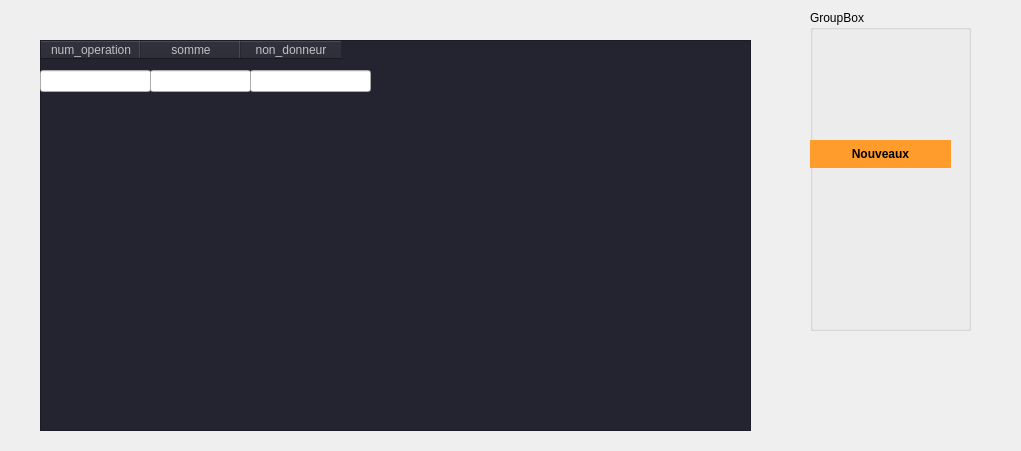
      <widget class="QWidget" name="page_4">
       <property name="geometry">
        <rect>
         <x>0</x>
         <y>0</y>
         <width>1021</width>
         <height>451</height>
        </rect>
       </property>
       <attribute name="icon">
        <iconset>
         <normaloff>../Downloads/icons8-fournisseur-100.png</normaloff>../Downloads/icons8-fournisseur-100.png</iconset>
       </attribute>
       <attribute name="label">
        <string>Ajouter dons financiers</string>
       </attribute>
       <widget class="QTableWidget" name="tableWidget_3">
        <property name="geometry">
         <rect>
          <x>40</x>
          <y>40</y>
          <width>711</width>
          <height>391</height>
         </rect>
        </property>
        <property name="styleSheet">
         <string notr="true">background-color: #232430;
	color: #c1c1c1;
	border-color: #000000;</string>
        </property>
        <column>
         <property name="text">
          <string>num_operation</string>
         </property>
        </column>
        <column>
         <property name="text">
          <string>somme</string>
         </property>
        </column>
        <column>
         <property name="text">
          <string>non_donneur</string>
         </property>
        </column>
       </widget>
       <widget class="QGroupBox" name="groupBox_3">
        <property name="geometry">
         <rect>
          <x>810</x>
          <y>10</y>
          <width>161</width>
          <height>321</height>
         </rect>
        </property>
        <property name="title">
         <string>GroupBox</string>
        </property>
        <widget class="QPushButton" name="b_ajouter">
         <property name="geometry">
          <rect>
           <x>0</x>
           <y>130</y>
           <width>141</width>
           <height>28</height>
          </rect>
         </property>
         <property name="styleSheet">
          <string notr="true">background-color: #ff9c2b;
	color: #000000;
	font-weight: bold;
	border-style: solid;
	border-color: #000000;
	padding: 6px;</string>
         </property>
         <property name="text">
          <string>Nouveaux</string>
         </property>
         <property name="icon">
          <iconset>
           <normaloff>../Downloads/icons8-add-user-male-100.png</normaloff>../Downloads/icons8-add-user-male-100.png</iconset>
         </property>
        </widget>
       </widget>
       <widget class="QLineEdit" name="num_operation">
        <property name="geometry">
         <rect>
          <x>40</x>
          <y>70</y>
          <width>111</width>
          <height>22</height>
         </rect>
        </property>
        <property name="text">
         <string/>
        </property>
       </widget>
       <widget class="QLineEdit" name="somme">
        <property name="geometry">
         <rect>
          <x>150</x>
          <y>70</y>
          <width>101</width>
          <height>22</height>
         </rect>
        </property>
       </widget>
       <widget class="QLineEdit" name="nom_donneur">
        <property name="geometry">
         <rect>
          <x>250</x>
          <y>70</y>
          <width>121</width>
          <height>22</height>
         </rect>
        </property>
       </widget>
      </widget>
